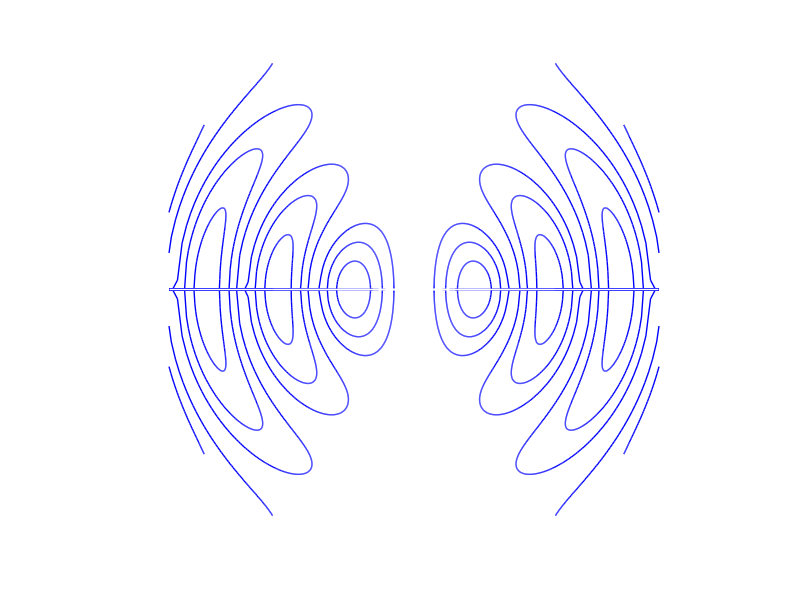

Write the MATLAB code that produced this figure. (Note: this script raises an error after producing the figure.)
% cemDipoleRadiating

% Ian Cooper
% email: matlabvisualphysics@gmail.com
% 220815 / Matlab version R2021b

% DOING PHYSICS WITH MATLAB 
%    https://d-arora.github.io/Doing-Physics-With-Matlab/


clear
close all
clc

% Animated gif  =======================================================
% Show and Save animation as a gif file (0 no)  (1 yes) for flag2
    flagAG = 0;    
% file name for animated gif   
    ag_name = 'ag_cem33.gif'; 
% Delay in seconds before displaying the next image  
    delay = 0;
    frame1 = 0;

tic
% Constant C
  CMin = 0.25; CMax = 1.35; dC = 0.30;
  C = CMin:dC:CMax; CLen = length(C);
% time
  wtMin =  0; wtMax = 2*pi; dwt = pi/64;
  wt = wtMin:dwt:wtMax; wtLen = length(wt);
% Displacement
  krMin = 0.05; krMax = 12; dkr = 0.01;
  kr = krMin:dkr:krMax; fr = krMax/11; krLen = length(kr);

  x = zeros(krLen,CLen);
  y = zeros(krLen,CLen);

  figure(1)
  set(gcf,'color',[1 1 1])

  for m = 1 :wtLen
      hold off
  for c = 1:CLen
    s2 = abs(C(c)./( (1./kr).*(sin(kr-wt(m))) - cos(kr - wt(m) )  ));

 for n = 1:length(s2)
 x(:,c) = real(fr.*kr.*sqrt(s2));
 y(:,c) = real(fr.*kr.*sqrt(1-s2));
 end
 end
 for c = 1:CLen
 plot(x(:,c),y(:,c),'b-','linewidth',1)
 hold on
 plot(x(:,c), -y(:,c),'b-','linewidth',1);
 plot(-x(:,c),-y(:,c),'b-','linewidth',1);
 plot(-x(:,c), y(:,c),'b-','linewidth',1);
 plot([-12 12], [0 0],'color',[1 1 1],'linewidth',1.0)
 xlim([-12 12])
 ylim([-12 12])
 axis square
 axis off
 
 end
  pause(0.001)

    frame1 = frame1 + 1;
         frame = getframe(1);
         im = frame2im(frame);
         [imind,cm] = rgb2ind(im,256);
      % On the first loop, create the file. In subsequent loops, append.
         if frame1 == 1
           imwrite(imind,cm,ag_name,'gif','DelayTime',delay,'loopcount',inf);
         else
          imwrite(imind,cm,ag_name,'gif','DelayTime',delay,'writemode','append');
         end

  end
  toc
